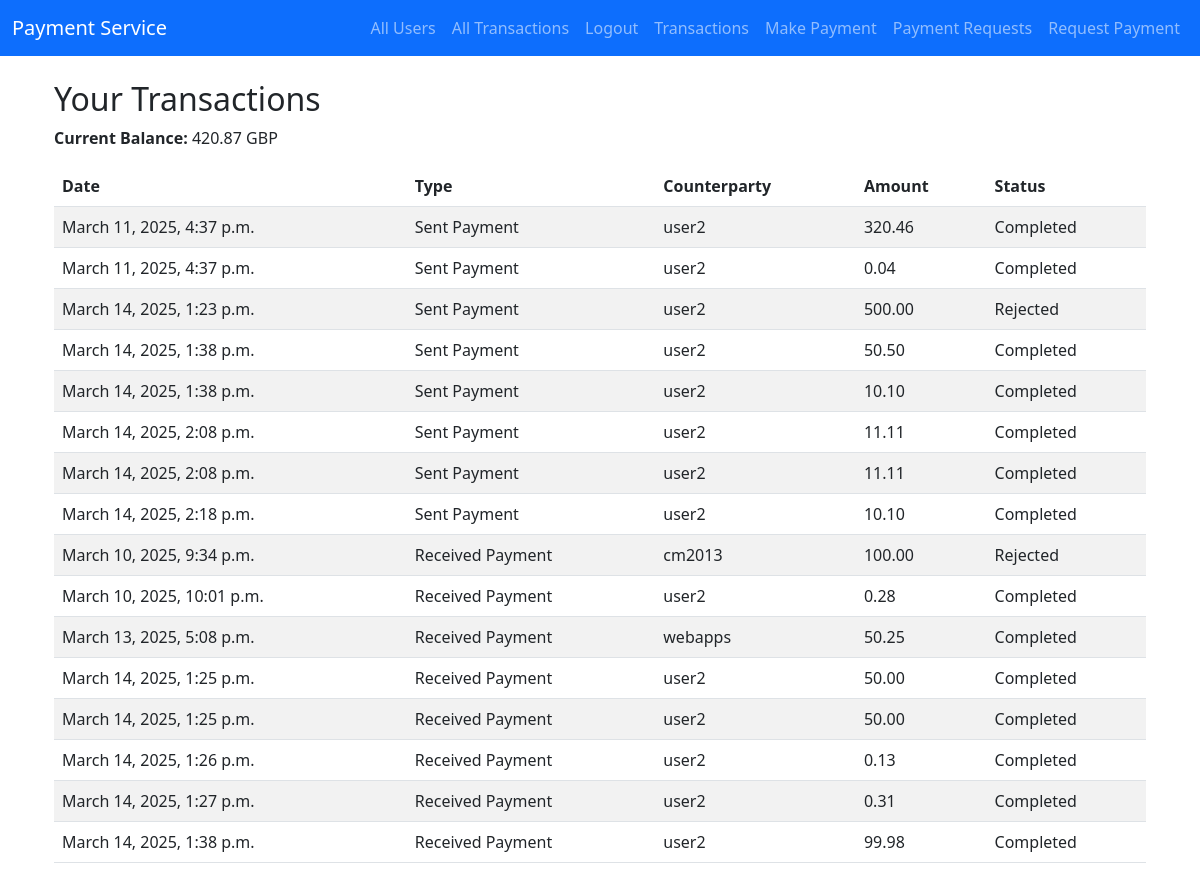
The page /webapps2025/pay/history/ (signed in) on the database its author committed.
### register/models.py (models this page shows, shortened)
class CustomUser(AbstractUser):
    CURRENCY_CHOICES = [
        ('GBP', 'Pounds'),
        ('USD', 'US Dollars'),
        ('EUR', 'Euros'),
    ]
    currency = models.CharField(max_length=3, choices=CURRENCY_CHOICES, default='GBP')
    balance = models.DecimalField(max_digits=10, decimal_places=2, default=Decimal('750.00'))

### payapp/models.py (models this page shows, shortened)
class Transaction(models.Model):
    TRANSACTION_TYPE_CHOICES = [
        ('PAYMENT', 'Payment'),
        ('REQUEST', 'Request'),
    ]
    sender = models.ForeignKey(
        settings.AUTH_USER_MODEL,
        on_delete=models.CASCADE,
        related_name='sent_transactions'
    )
    recipient = models.ForeignKey(
        settings.AUTH_USER_MODEL,
        on_delete=models.CASCADE,
        related_name='received_transactions'
    )
    transaction_type = models.CharField(max_length=8, choices=TRANSACTION_TYPE_CHOICES, default='PAYMENT')
    amount = models.DecimalField(max_digits=10, decimal_places=2)
    timestamp = models.DateTimeField(auto_now_add=True)
    remote_timestamp = models.CharField(max_length=50, null=True, blank=True)
    status = models.CharField(
        max_length=10,
        choices=[('Pending', 'Pending'), ('Completed', 'Completed'), ('Rejected', 'Rejected')],
        default='Pending'
    )

### payapp/views.py (the view)
# urls.py: path('webapps2025/pay/history/', transaction_history, name='transaction_history'),
@login_required
def transaction_history(request):
    user = request.user
    sent = user.sent_transactions.all()
    received = user.received_transactions.all()
    return render(request, 'payapp/transaction_history.html', {
        'sent': sent,
        'received': received,
    })

### templates/payapp/transaction_history.html (shortened to what this page needs)
{% extends "base.html" %}
{% block content %}
    <div class="container mt-4">
        <h2>Your Transactions</h2>
        <div class="mb-3">
            <strong>Current Balance:</strong>
            {{ user.balance }} {{ user.currency }}
        </div>
        {% if sent|length > 0 or received|length > 0 %}
            <table class="table table-striped">
                <thead>
                <tr>
                    <th>Date</th>
                    <th>Type</th>
                    <th>Counterparty</th>
                    <th>Amount</th>
                    <th>Status</th>
                </tr>
                </thead>
                <tbody>
                {% for t in sent %}
                    <tr>
                        <td>{{ t.timestamp }}</td>
                        <td>Sent Payment</td>
                        <td>{{ t.recipient.username }}</td>
                        <td>{{ t.amount }}</td>
                        <td>{{ t.status }}</td>
                    </tr>
                {% endfor %}
                {% for t in received %}
                    <tr>
                        <td>{{ t.timestamp }}</td>
                        <td>Received Payment</td>
                        <td>{{ t.sender.username }}</td>
                        <td>{{ t.amount }}</td>
                        <td>{{ t.status }}</td>
                    </tr>
                {% endfor %}
                </tbody>
            </table>
        {% else %}
            <p>No transactions found.</p>
        {% endif %}
    </div>
{% endblock content %}

### rows shown on the page
CustomUser: balance "420.87", currency "GBP"
Transaction: timestamp "March 11, 2025, 4:37 p.m.", recipient.username "user2", amount "320.46", status "Completed"
Transaction: timestamp "March 11, 2025, 4:37 p.m.", recipient.username "user2", amount "0.04", status "Completed"
Transaction: timestamp "March 14, 2025, 1:23 p.m.", recipient.username "user2", amount "500.00", status "Rejected"
Transaction: timestamp "March 14, 2025, 1:38 p.m.", recipient.username "user2", amount "50.50", status "Completed"
Transaction: timestamp "March 14, 2025, 1:38 p.m.", recipient.username "user2", amount "10.10", status "Completed"
Transaction: timestamp "March 14, 2025, 2:08 p.m.", recipient.username "user2", amount "11.11", status "Completed"
Transaction: timestamp "March 14, 2025, 2:08 p.m.", recipient.username "user2", amount "11.11", status "Completed"
Transaction: timestamp "March 14, 2025, 2:18 p.m.", recipient.username "user2", amount "10.10", status "Completed"
Transaction: timestamp "March 10, 2025, 9:34 p.m.", sender.username "cm2013", amount "100.00", status "Rejected"
Transaction: timestamp "March 10, 2025, 10:01 p.m.", sender.username "user2", amount "0.28", status "Completed"
Transaction: timestamp "March 13, 2025, 5:08 p.m.", sender.username "webapps", amount "50.25", status "Completed"
Transaction: timestamp "March 14, 2025, 1:25 p.m.", sender.username "user2", amount "50.00", status "Completed"
Transaction: timestamp "March 14, 2025, 1:25 p.m.", sender.username "user2", amount "50.00", status "Completed"
Transaction: timestamp "March 14, 2025, 1:26 p.m.", sender.username "user2", amount "0.13", status "Completed"
Transaction: timestamp "March 14, 2025, 1:27 p.m.", sender.username "user2", amount "0.31", status "Completed"
Transaction: timestamp "March 14, 2025, 1:38 p.m.", sender.username "user2", amount "99.98", status "Completed"
